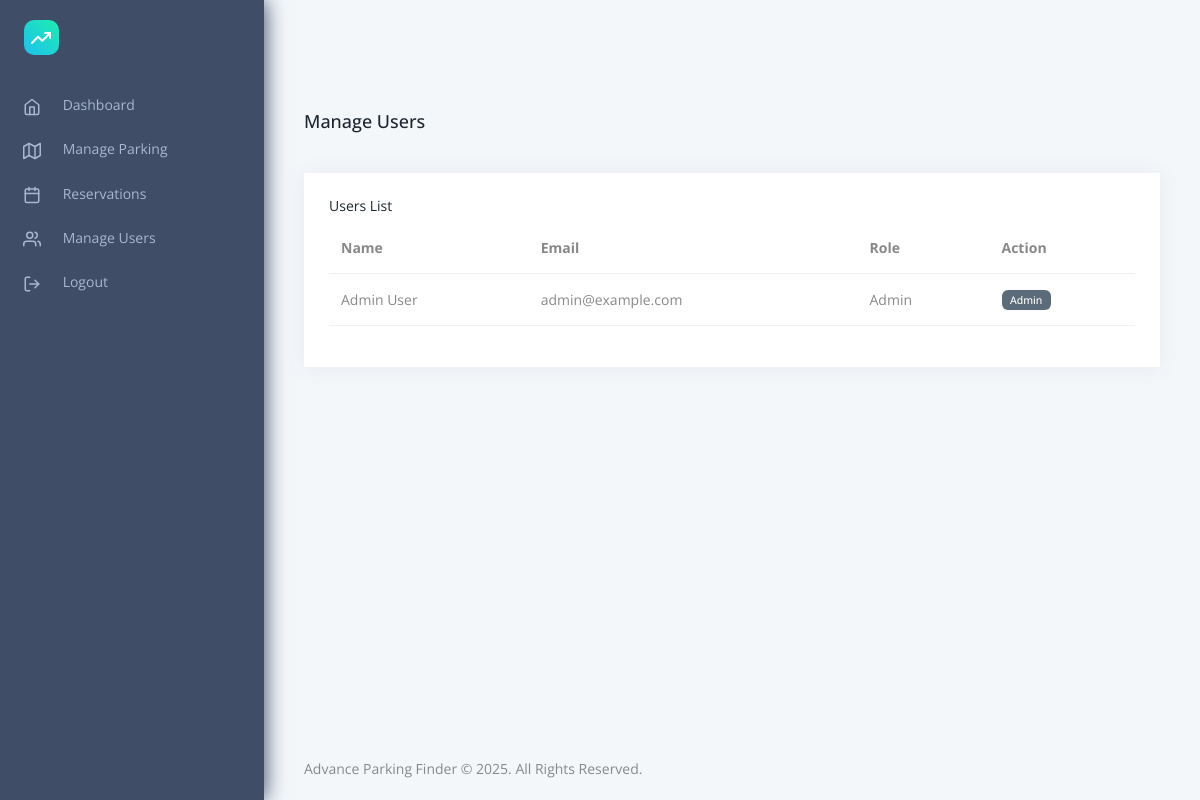
/admin/manage_users.php (signed in), run on the app's committed database.
### tables this page shows
CREATE TABLE `users` (
  `id` int(11) NOT NULL,
  `name` varchar(255) NOT NULL,
  `email` varchar(255) NOT NULL,
  `password` varchar(255) NOT NULL,
  `role` enum('admin','user') NOT NULL DEFAULT 'user'
);

### admin/manage_users.php (the view, shortened to what this page needs)
<?php
include '../config/db_connect.php';
$result = $conn->query("SELECT id, name, email, role FROM users ORDER BY role, name ASC");
?>
<!DOCTYPE html>
<html lang="en">
<head>
    <?php include '../includes/head.php'; ?>
</head>
<body data-pc-preset="preset-1" data-pc-sidebar-caption="true" data-pc-direction="ltr" data-pc-theme="light">
    <?php include '../includes/sidebar.php'; ?>
    <div class="pc-container">
        <div class="pc-content">
            <div class="page-header">
                <h5 class="mb-0">Manage Users</h5>
            </div>
            <div class="row">
                <div class="col-md-12">
                    <div class="card">
                        <div class="card-body">
                            <h6>Users List</h6>
                            <table class="table">
                                <thead>
                                    <tr>
                                        <th>Name</th>
                                        <th>Email</th>
                                        <th>Role</th>
                                        <th>Action</th>
                                    </tr>
                                </thead>
                                <tbody>
                                    <?php while ($row = $result->fetch_assoc()) { ?>
                                        <tr>
                                            <td><?php echo htmlspecialchars($row['name']); ?></td>
                                            <td><?php echo htmlspecialchars($row['email']); ?></td>
                                            <td><?php echo htmlspecialchars(ucfirst($row['role'])); ?></td>
                                            <td>
                                                <?php if ($row['role'] !== 'admin') { ?>
                                                    <form method="POST" class="d-inline">
                                                        <input type="hidden" name="user_id" value="<?php echo $row['id']; ?>">
                                                        <button type="submit" name="delete_user" class="btn btn-sm btn-danger" onclick="return confirm('Are you sure you want to delete this user?');">Delete</button>
                                                    </form>
                                                <?php } else { ?>
                                                    <span class="badge bg-secondary">Admin</span>
                                                <?php } ?>
                                            </td>
                                        </tr>
                                    <?php } ?>
                                </tbody>
                            </table>
                        </div>
                    </div>
                </div>
            </div>
        </div>
    </div>
    <?php include '../includes/footer.php'; ?>
</body>
</html>

### data on the page
users: name "Admin User", email "admin@example.com", role "Admin"
